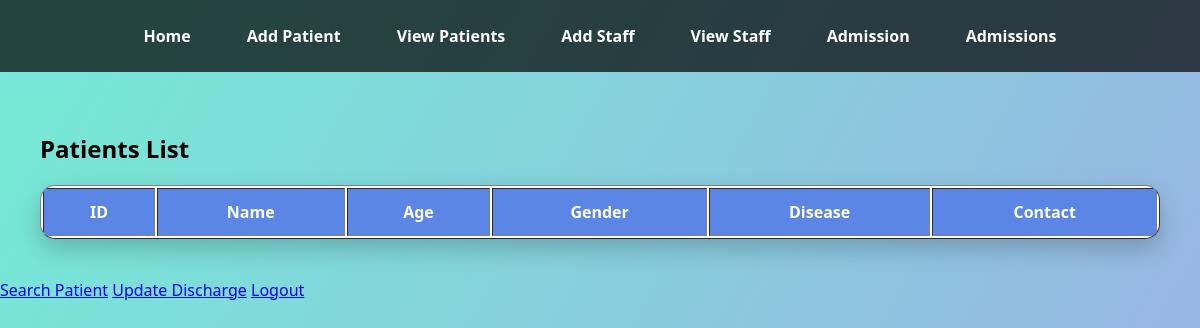
/view_patients, run on an earlier commit of the app's database.
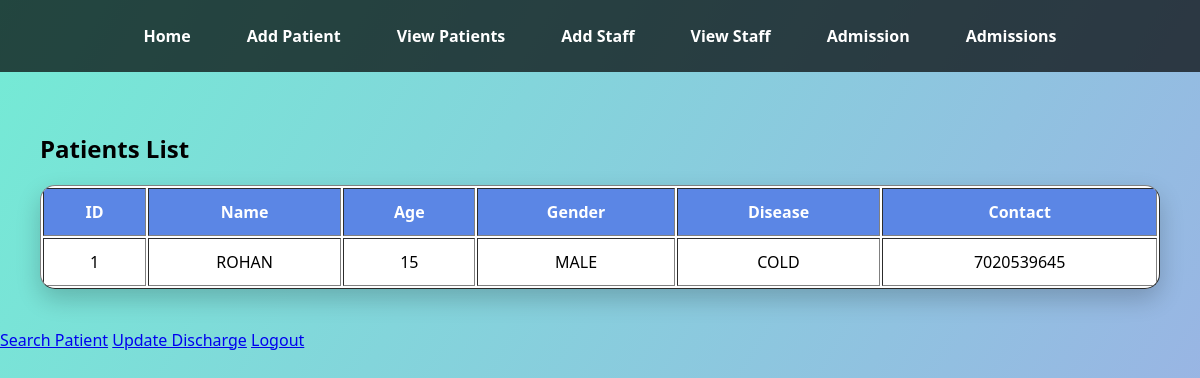
And on a later commit of the database.
### database.py (models this page shows)
class Patient(db.Model):
    id = db.Column(db.Integer, primary_key=True)
    name = db.Column(db.String(100), nullable=False)
    age = db.Column(db.Integer, nullable=False)
    gender = db.Column(db.String(10), nullable=False)
    disease = db.Column(db.String(100), nullable=False)
    contact = db.Column(db.String(15), nullable=False)

### app.py (the view)
@app.route("/view_patients")
def view_patients():
    patients = Patient.query.all()
    return render_template("view_patients.html", patients=patients)

### templates/view_patients.html
{% extends "base.html" %}
{% block content %}
<h2>Patients List</h2>
<table border="1" cellpadding="10">
    <tr>
        <th>ID</th>
        <th>Name</th>
        <th>Age</th>
        <th>Gender</th>
        <th>Disease</th>
        <th>Contact</th>
    </tr>
    {% for patient in patients %}
    <tr>
        <td>{{ patient.id }}</td>
        <td>{{ patient.name }}</td>
        <td>{{ patient.age }}</td>
        <td>{{ patient.gender }}</td>
        <td>{{ patient.disease }}</td>
        <td>{{ patient.contact }}</td>
    </tr>
    {% endfor %}
</table>
{% endblock %}

### templates/base.html (shortened to what this page needs)
<!DOCTYPE html>
<html>
<head>
    <link rel="stylesheet" href="/static/style.css">
</head>
<body>
<div class="navbar">
    <a href="/">Home</a>
    <a href="/add_patient">Add Patient</a>
    <a href="/view_patients">View Patients</a>
    <a href="/add_staff">Add Staff</a>
    <a href="/view_staff">View Staff</a>
    <a href="/admission">Admission</a>
    <a href="/view_admission">Admissions</a>
</div>
<div class="container">
    {% block content %}{% endblock %}
</div>
</body>
</html>
<a href="/search_patient">Search Patient</a>
<a href="/update_discharge">Update Discharge</a>
<a href="/logout">Logout</a>

### static/style.css (style rules this page uses)
body { margin: 0; font-family: 'Segoe UI', sans-serif; background: linear-gradient(120deg, #74ebd5, #9face6); min-height: 100vh; }
.navbar { background: rgba(0,0,0,0.7); padding: 15px; display: flex; justify-content: center; gap: 20px; }
.navbar a { color: white; text-decoration: none; font-weight: bold; padding: 10px 18px; border-radius: 20px; transition: 0.3s; }
.container { padding: 40px; }
table { width: 100%; background: white; border-radius: 15px; overflow: hidden; box-shadow: 0 10px 25px rgba(0,0,0,0.2); }
th, td { padding: 12px; text-align: center; }
th { background: #5b86e5; color: white; }

What changed in the data, as far as the page shows it:
added Patient: id "1", name "ROHAN", age "15", gender "MALE", disease "COLD", contact "7020539645"
